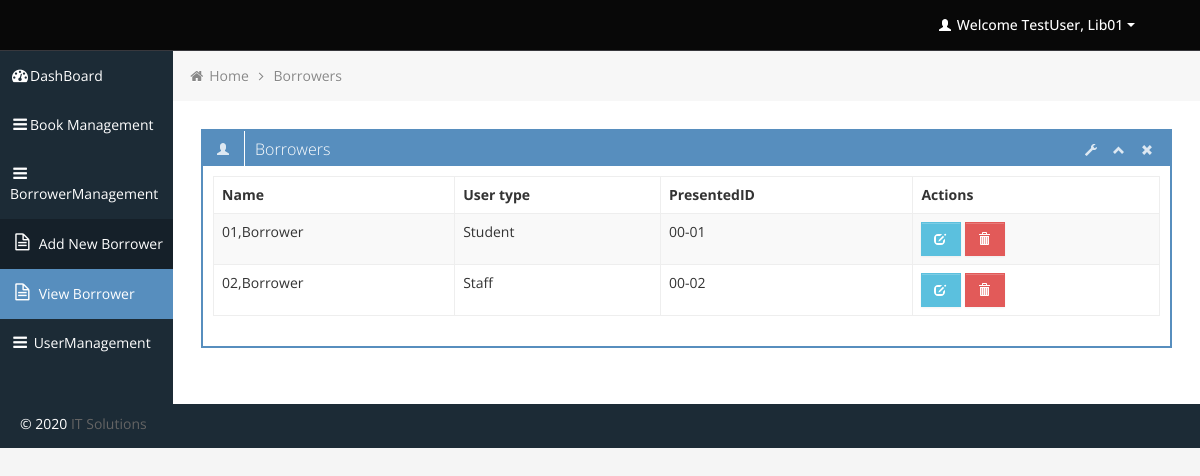
The app's page /admin/view_borrower.php (signed in) with its own data.
### tables this page shows
CREATE TABLE `borrowers` (
  `id` int(3) UNSIGNED ZEROFILL NOT NULL,
  `fname` varchar(50) NOT NULL,
  `lname` varchar(50) NOT NULL,
  `preid` varchar(50) NOT NULL,
  `usertype` varchar(50) NOT NULL
);

### admin/functions/function.php (called while the page is built, shortened)
<?php
	function get_header(){
		require_once("includes/header.php");
	}
	function get_sidebar(){
		require_once("includes/sidebar.php");
	}
 	function get_footer(){
		require_once("includes/footer.php");
	}
	function get_bread_borrower(){
		require_once("includes/breadcumb_borrower.php");
	}
?>

### admin/view_borrower.php (the view, shortened to what this page needs)
<?php
	require_once("functions/function.php");
	get_header();
?>
			<div class="row-fluid sortable">
				<div class="box span12">
					<div class="box-header" data-original-title>
						<h2><i class="halflings-icon white user"></i><span class="break"></span>Borrowers</h2>
						<div class="box-icon">
							<a href="#" class="btn-setting"><i class="halflings-icon white wrench"></i></a>
							<a href="#" class="btn-minimize"><i class="halflings-icon white chevron-up"></i></a>
							<a href="#" class="btn-close"><i class="halflings-icon white remove"></i></a>
						</div>
					</div>
					<div class="box-content">
						<table class="table table-striped table-bordered bootstrap-datatable datatable">
						  <thead>
							  <tr>
								  <th>Name</th>
								  <th>User type</th>
                                  <th>PresentedID</th>
								  <th>Actions</th>
							  </tr>
						  </thead>
						  <tbody>
							<?php
								include("includes/connection.php");
								$sql = "SELECT * FROM borrowers ORDER BY lname";
								$result=mysqli_query($connect, $sql);
							while ($row=mysqli_fetch_array($result))
							{ ?>
							<tr>
								<td><?php echo $row['lname'].",".$row['fname']; ?></td>
								<td><?php echo $row['usertype']; ?></td>
                                <td><?php echo $row['preid']; ?></td>
								<td class="center">
									<a class="btn btn-info" href="edit_data.php?uID=<?php echo $row['id']; ?>">
										<i class="halflings-icon white edit"></i>
									</a>
									<a class="btn btn-danger" onclick="return confirmDel()" href="delete_data.php?delID=<?php echo $row['id'];?>">
										<i class="halflings-icon white trash"></i>
									</a>
								</td>
							</tr>
							<?php
							   }
							?>
						  </tbody>
					  </table>
					</div>
				</div>
			</div>

### admin/includes/header.php (shortened to what this page needs)
<?php
  $id = $_SESSION['LOGIN'];
include "../include/dbconn.php";
$sql = "SELECT lname, fname FROM admin where id = $id";
            $result = $connect->query($sql);
            while($row = $result->fetch_assoc()){
              	$lname = $row['lname'];
				$fname = $row['fname'];
            }
?>
<!DOCTYPE html>
<html lang="en">
<head>
	<link id="bootstrap-style" href="css/bootstrap.min.css" rel="stylesheet">
	<link href="css/bootstrap-responsive.min.css" rel="stylesheet">
	<link id="base-style" href="css/style.css" rel="stylesheet">
	<link id="base-style-responsive" href="css/style-responsive.css" rel="stylesheet">
	<link rel="stylesheet" href="../../plugins/morris/morris.css">
</head>
<body>
	<div class="navbar">
		<div class="navbar-inner">
			<div class="container-fluid">
				<a class="brand" href="index.html"><span> </span></a>
				<div class="nav-no-collapse header-nav">
					<ul class="nav pull-right">
						<li class="dropdown">
							<a class="btn dropdown-toggle" data-toggle="dropdown" href="#">
								<i class="halflings-icon white user"></i> <?php echo "Welcome  ".$lname.", ".$fname ?>
								<span class="caret"></span>
							</a>
						</li>
					</ul>
				</div>
			</div>
		</div>
	</div>

### admin/css/halflings.css (style rules this page uses)
html, html .halflings { -webkit-font-smoothing: antialiased !important; }
.halflings-icon { display: inline-block; width: 14px; height: 14px; line-height: 14px; vertical-align: text-top; background-image: url(../img/glyphicons_halflings.svg); background-position: 0 0; background-repeat: no-repeat; vertical-align: top; *display: inline; *zoom: 1; *margin-right: .3em; }
.halflings-icon.white { background-image: url(../img/glyphicons_halflings-white.svg); }
.halflings-icon.user { background-position: -168px 0; }
.halflings-icon.remove { background-position: -312px 0; }
.halflings-icon.trash { background-position: -456px 0; }
.halflings-icon.edit { background-position: -96px -72px; }
.halflings-icon.chevron-up { background-position: -288px -120px; }
.halflings-icon.wrench { background-position: -360px -144px; }

### records on screen
borrowers: lname "01", fname "Borrower", usertype "Student", preid "00-01"
borrowers: lname "02", fname "Borrower", usertype "Staff", preid "00-02"

### other values on screen
$lname "TestUser"
$fname "Lib01"
